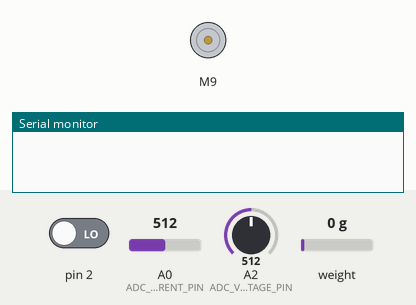
Simulated run of this sketch. Board: Arduino Uno, built with avr-gcc and run on an emulated ATmega328P. Parts: DC motor (green arrow = forward, orange = backward, longer = faster), the last lines printed to the serial monitor. The inputs (shaded band) are chosen by the test bench; at power-on: A0 (ADC_CURRENT_PIN) = 512, pin 2 LOW, A2 (ADC_VOLTAGE_PIN) = 512, weight on the scale 0 g.

Above: at 0.1 s.
At 10.2 s:
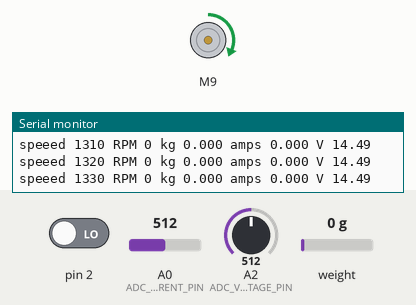
10.3 s: A0 (ADC_CURRENT_PIN) set to 632
13.3 s: A0 (ADC_CURRENT_PIN) set to 655
At 14.64 s:
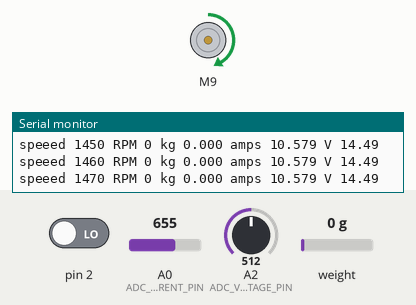
Timing chart, 0 to 28.3 s (numbered marks = the images above; inputs shaded):
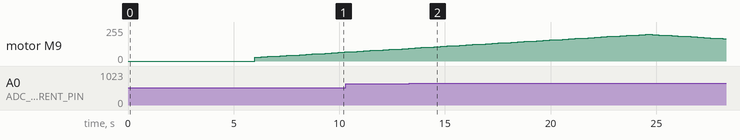

The sketch:

Motor_sketch.ino
```cpp
// Created by Dominykas P. 2019-02-21 (Create idea of work flow and write initial code.)
// Modified by Saulius V. 2019-03-19 (Code refactoring and cleaning.)

#include <ESC.h>
#include <HX711.h>

// ###### Configuration.
#define DEBUG

// ADC
#define NUM_SAMPLES 10
#define ADC_CURRENT_PIN A0
#define ADC_VOLTAGE_PIN A2

// Scale
#define calibration_factor -420400.0    // This value is obtained using the SparkFun_HX711_Calibration sketch.
#define DOUT 4
#define CLK 3

// ESC
#define ESC_PIN 9
#define ESC_ARM_VAL 1000

// ######

HX711 scale(DOUT, CLK);
ESC myESC (ESC_PIN, 1100, 2000, ESC_ARM_VAL);   // ESC_Name (ESC PIN, Minimum Value, Maximum Value, Arm Value).


// Variables list.
int prewtime = 0;
int rpm = 0;
float rev = 0;

double amps = 0.0;
float voltage = 0.0;


int delayms = 200;
int sp = 1200;
bool top = true;

int mVperAmp = 66; // use 100 for 20A Module and 66 for 30A Module
int ACSoffset = 2500;


void isr() {    //interrupt service routine
    rev++;
}

void setup() {
    Serial.begin(9600);

    myESC.arm();                            // Send the Arm value so the ESC will be ready to take commands.

    scale.set_scale(calibration_factor);    // This value is obtained by using the SparkFun_HX711_Calibration sketch.
    scale.tare();                           // Assuming there is no weight on the scale at start up, reset the scale to 0.

    delay(5000);                            // Wait for a while.
}

void calcRPM() {
    attachInterrupt(0, isr, RISING);
    delay(delayms);
    detachInterrupt(0);             // Detaches the interrupt.

    int time = millis() - prewtime; // Finds the time.
    rpm = (rev / time) * 30000;     // Calculates RPM.
    prewtime = millis();            // Saves the current time.
    rev = 0;
}

void calcADC() {
    int val = analogRead(ADC_CURRENT_PIN);
    double volt = (val / 1024.0) * 5000; // Gets you mV.
    amps = ((volt - ACSoffset) / mVperAmp);

    val = 0;    // Zero value.

    // Take a number of analog samples and add them up.
    int sample_count = 0;
    while (sample_count < NUM_SAMPLES) {
        val += analogRead(ADC_VOLTAGE_PIN);
        sample_count++;
    }
    // calculate the voltage
    // use 5.0 for a 5.0V ADC reference voltage
    // 5.015V is the calibrated reference voltage
    voltage = ((float)val / (float)NUM_SAMPLES * 5.015) / 1024.0;
    // send voltage for display on Serial Monitor
    // voltage multiplied by 11 when using voltage divider that
    // divides by 11. 11.132 is the calibrated voltage divide
    // value
}

void dataOut() {
    // Print formatted data to serial if debug is enabled.
    #ifdef DEBUG
        Serial.print("speeed ");
        Serial.print(sp);
        Serial.print(" RPM ");
        Serial.print(rpm);

        Serial.print(" kg ");
        Serial.print(abs(scale.get_units()), 3);    // scale.get_units() returns a float.
        // You can change this to kg but you'll need to refactor the calibration_factor.

        Serial.print(" amps "); // Shows the voltage measured.
        Serial.print(amps, 3);   // the '3' after voltage allows you to display 3 digits after decimal point.

        Serial.print(" V ");
        Serial.println(voltage * 5.779);
    #else
        // TODO: Create python friendly data output format.
    #endif
}


void loop() {
    if (top) {
         // Max 1960!
        if (sp <= 1800) {
            myESC.speed(sp);              // Set the speed to a testing value between 1000 and 2000

            calcRPM();
            calcADC();
            dataOut();

            sp += 10;
        } else {
            top = false;
        }

    } else {
        if (sp >= 1000) {
            myESC.speed(sp);              // Set the speed to a testing value between 1000 and 2000

            calcRPM();
            calcADC();
            dataOut();

            sp -= 10;
        } else {
            exit(0);
        }
    }
}
```

Measured:
- the behaviour switches between 647 and 648 on A0 (ADC_CURRENT_PIN) (found by bisection; images 1 and 2)
- by itself, motor M9: rises from forward 96/255 to forward 201/255 in 10.9 s, then falls to forward 167/255 in 3.6 s
